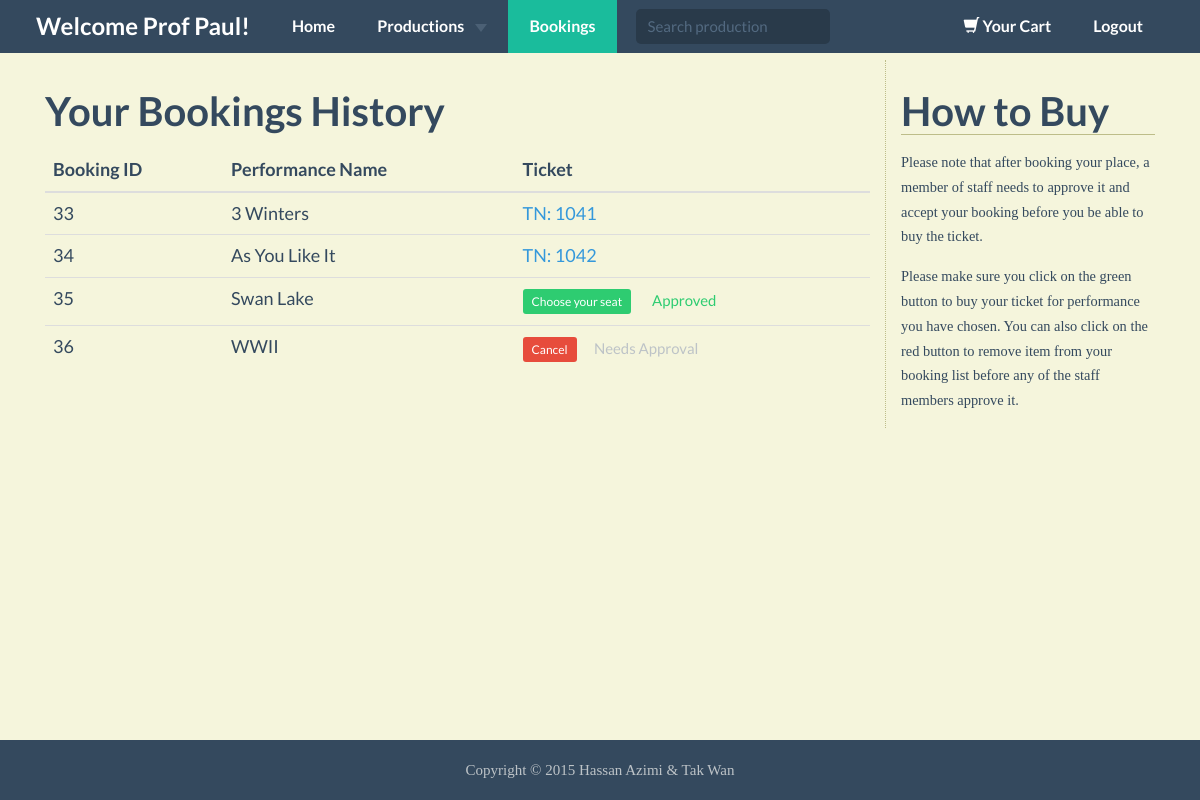
/customer_bookings.php (signed in), run on the app's committed database.
### tables this page shows
CREATE TABLE IF NOT EXISTS `Booking` (
`booking_id` int(11) NOT NULL,
  `customer_id` int(11) NOT NULL,
  `performance_id` int(11) DEFAULT NULL,
  `booking_date` timestamp NOT NULL DEFAULT CURRENT_TIMESTAMP,
  `status` tinyint(1) NOT NULL DEFAULT '0',
  `purchased` tinyint(1) NOT NULL DEFAULT '0'
);

CREATE TABLE IF NOT EXISTS `Performance` (
`performance_id` int(11) NOT NULL,
  `production_id` int(11) NOT NULL,
  `performance_name` varchar(50) NOT NULL,
  `details` text
);

CREATE TABLE IF NOT EXISTS `Ticket` (
`ticket_id` int(11) NOT NULL,
  `performance_id` int(11) DEFAULT NULL,
  `seat_id` int(11) DEFAULT NULL,
  `booking_id` int(11) DEFAULT NULL
);

### includes/functions.php (called while the page is built, shortened)
<?php
function find_performance_by_id($performance_id) {
	global $connection;
	$safe_performance_id = mysqli_real_escape_string($connection, $performance_id);
	$query               = "SELECT * FROM Performance WHERE performance_id = {$safe_performance_id} LIMIT 1";
	$performance_set     = mysqli_query($connection, $query);
	if($performance = mysqli_fetch_assoc($performance_set)) {
		return $performance;
	} else {
		return NULL;
	}
}
function find_cart_for_customer($customer_id) {
	global $connection;
	$safe_customer_id = mysqli_real_escape_string($connection, $customer_id);
	$query            = "SELECT * FROM Cart WHERE customer_id = {$safe_customer_id} ORDER BY id ASC";
	$cart_set         = mysqli_query($connection, $query);
	return $cart_set;
}
function find_booking_for_customer($customer_id) {
	global $connection;
	$safe_customer_id = mysqli_real_escape_string($connection, $customer_id);
	$query            = "SELECT * FROM Booking WHERE customer_id = {$safe_customer_id} ORDER BY booking_date ASC";
	$booking_set      = mysqli_query($connection, $query);
	return $booking_set;
}
function find_ticket_by_booking_id($booking_id) {
	global $connection;
	$safe_id    = mysqli_real_escape_string($connection, $booking_id);
	$query      = "SELECT * FROM Ticket WHERE booking_id = {$safe_id} LIMIT 1";
	$ticket_set = mysqli_query($connection, $query);
	if($ticket = mysqli_fetch_assoc($ticket_set)) {
		return $ticket;
	} else {
		return NULL;
	}
}

### public/customer_bookings.php (the view, shortened to what this page needs)
<?php require_once("../includes/db_connection.php"); ?>
<?php require_once("../includes/functions.php"); ?>
<?php $cart_set = find_cart_for_customer($_SESSION["customer_id"]); ?>
<?php $booking_set = find_booking_for_customer($_SESSION["customer_id"]); ?>
<?php include("../includes/layouts/header.php"); ?>
<nav class="navbar navbar-inverse navbar-fixed-top">
	<section class="container">
		<div class="navbar-header">
			<a class="navbar-brand" href="customer.php">Welcome <?php echo $_SESSION["customer_name"]; ?>!</a>
		</div>
		<div id="navbar" class="collapse navbar-collapse">
			<ul class="nav navbar-nav">
				<li><a href="customer.php">Home</a></li>
				<li class="dropdown">
					<a href="#" class="dropdown-toggle" data-toggle="dropdown" role="button" aria-expanded="false">Productions
						<span class="caret"></span></a>
				</li>
				<?php if(mysqli_num_rows($booking_set) == 0): ?>
					<li class="active">
						<a href="" data-toggle="modal" data-target=".nobooking">Bookings</a>
					</li>
				<?php else: ?>
					<li class="active"><a href="customer_bookings.php">Bookings</a></li>
				<?php endif; ?>
			</ul>
			<form action="search.php" method="get" class="navbar-form navbar-left" role="search">
				<div class="form-group">
					<input type="text" class="form-control" placeholder="Search production" name="q" maxlength="50">
				</div>
			</form>
			<ul class="nav navbar-nav pull-right">
				<?php if(mysqli_num_rows($cart_set) == 0): ?>
					<li>
						<a href="" data-toggle="modal" data-target=".emptycart"><span class="glyphicon glyphicon-shopping-cart"></span>
							Your Cart</a>
					</li>
				<?php endif; ?>
				<li><a href="logout.php">Logout</a></li>
			</ul>
		</div>
	</section>
</nav>
<section class="container">
	<section class="main col-lg-9">
		<h3>Your Bookings History</h3>
		<table class="table table-hover">
			<thead>
			<tr>
				<th>Booking ID</th>
				<th>Performance Name</th>
				<th>Ticket</th>
			</tr>
			</thead>
			<tbody>
			<?php while($booking = mysqli_fetch_assoc($booking_set)): ?>
				<tr>
					<td><?php echo htmlentities($booking["booking_id"]); ?></td>
					<td><?php echo htmlentities(find_performance_by_id($booking["performance_id"])["performance_name"]); ?></td>
					<td>
						<?php if(!$booking["purchased"]): ?>
							<?php if($booking["status"]): ?>
								<a href="buy_ticket.php?booking=<?php echo urldecode($booking["booking_id"]); ?>&performance=<?php echo urldecode($booking["performance_id"]); ?>" class="btn btn-success btn-xs">
									Choose your seat
								</a>
								<span class="small text-success">Approved</span>
							<?php else: ?>
								<a href="../includes/layouts/cancel_booking_item.php?id=<?php echo urldecode($booking["booking_id"]); ?>" class="btn btn-danger btn-xs" onclick="return confirm('Are you sure you want to cancel booking for <?php echo htmlentities(find_performance_by_id($booking["performance_id"])["performance_name"]); ?>?')">
									Cancel
								</a>&nbsp;&nbsp;&nbsp;&nbsp;
								<span class="small text-muted">Needs Approval</span>
							<?php endif; ?>
						<?php else: ?>
							<?php $ticket = find_ticket_by_booking_id($booking["booking_id"]); ?>
							<span class="text-info">TN: <?php echo htmlentities($ticket["ticket_id"]); ?></span><br/>
						<?php endif ?>
					</td>
				</tr>
			<?php endwhile; ?>
			</tbody>
		</table>
	</section>
	<section class="sidebar col-lg-3">
		<h3>How to Buy</h3>
		<p>Please note that after booking your place, a member of staff needs to approve it and accept your booking
		   before you be able to buy the ticket.</p>
		<p>Please make sure you click on the green button to buy your ticket for performance you have chosen. You can
		   also click on the red button to remove item from your booking list before any of the staff members approve
		   it.</p>
	</section>
</section>
<?php include("../includes/layouts/footer.php"); ?>

### public/css/custom.css (style rules this page uses)
html { position : relative; min-height : 100%; }
body { margin-bottom : 60px; background-color : #F5F5DC; }
body > .container { padding : 60px 15px; }
.container .text-muted { margin : 20px 0; }
.sidebar { border-left : 1px dotted #BDBD89; }
.sidebar p { font-family : "Arial Narrow"; font-size : 80%; }
.sidebar h3 { border-bottom : 1px solid #BDBD89; }
ul, li { line-height : 20px; font-size : 15px; }
p { font-family: "Arial Narrow", Georgia, "Times New Roman", Times, serif; }

### data on the page
booking: booking_id "33", performance.performance_name "3 Winters", ticket.ticket_id "1041"
booking: booking_id "34", performance.performance_name "As You Like It", ticket.ticket_id "1042"
booking: booking_id "35", performance.performance_name "Swan Lake"
booking: booking_id "36", performance.performance_name "WWII"

### other printed values
$_SESSION["customer_name"] "Prof Paul"
